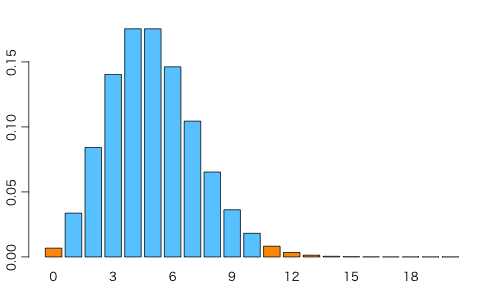

Write the R code that produced this figure.
quartz(type="png", file="dpois.png", width=7, height=4, bg="white", family="HiraKakuProN-W3")
par(mgp=c(1.7,0.7,0)) # title and axis margins. default: c(3,1,0)
par(mar=c(2,2,2,2)) # bottom, left, top, right margins. default: c(5,4,4,2)+0.1
barplot(dpois(0:20,5), names.arg=c(sapply(seq(0,18,3), function(x){c(x,NA,NA)})),
        col=c("#ff9900", rep("#66ccff",10), rep("#ff9900",10)))
dev.off()
